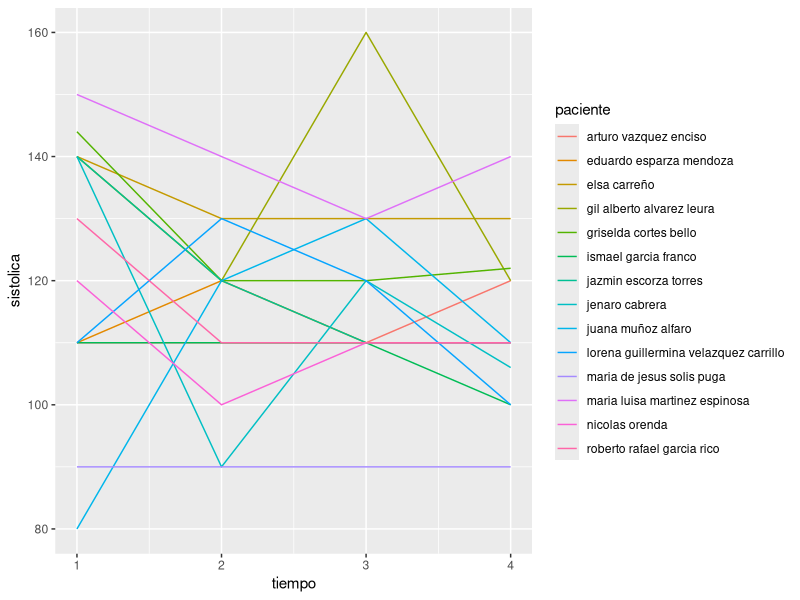
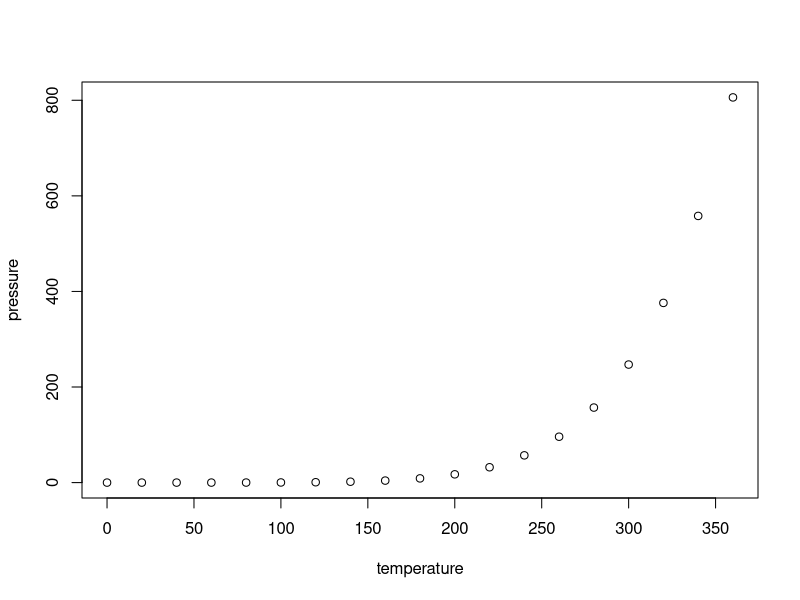

R code for these plots, in order:
## ---- chunk 1
library(readxl)

consulta <- list()
for (x in 1:4) {
  consulta[[x]] <- read_excel("CERCARDIO_inv _interna_DIAGNOSTICOS.xlsx", 
    sheet = paste0("Consulta ", x))
}


## ---- chunk 2
library("tidyverse")
consulta1 <- consulta[[1]]
consulta2 <- consulta[[2]]
consulta3 <- consulta[[3]]
consulta4 <- consulta[[4]]

consulta4 <- consulta4 %>% filter(!is.na(peso))
nombres <- consulta4$paciente

consulta4 <- consulta4 %>% filter(paciente %in% nombres)
consulta3 <- consulta3 %>% filter(paciente %in% nombres)
consulta2 <- consulta2 %>% filter(paciente %in% nombres)
consulta1 <- consulta1 %>% filter(paciente %in% nombres)


## ---- chunk 3
consulta4 <- consulta4 %>% separate(presion, sep = "/",
into = c("sistolica", "diastolica"))

consulta3 <- consulta3 %>% separate(presion, sep = "/",
into = c("sistolica", "diastolica"))

consulta2 <- consulta2 %>% separate(presion, sep = "/",
into = c("sistolica", "diastolica"))

consulta1 <- consulta1 %>% separate(presion, sep = "/",
into = c("sistolica", "diastolica"))
## ---- chunk 4

consulta1 <- consulta1 %>% select(paciente, sistolica)
consulta2 <- consulta2 %>% select(paciente, sistolica)
consulta3 <- consulta3 %>% select(paciente, sistolica)
consulta4 <- consulta4 %>% select(paciente, sistolica)

presion_dinamica <- consulta1 %>% left_join(consulta2,  by = c("paciente"), suffix = c("1","2"))

presion_dinamica <- presion_dinamica %>% left_join(consulta3,  by = c("paciente")) %>% rename(sistolica3 = sistolica)

presion_dinamica <- presion_dinamica %>% left_join(consulta4,  by = c("paciente")) %>% rename(sistolica4 = sistolica)

## ---- chunk 5

presion_dinamica.mtx <- as.matrix(presion_dinamica)
presion_dinamica <- t(presion_dinamica.mtx)
presion_dinamica <- as.data.frame(presion_dinamica)
my.names <- presion_dinamica[1,]
colnames(presion_dinamica) <- my.names
presion_dinamica <- presion_dinamica[-1,] 

presion_dinamica$tiempo <- 1:4

prueba <- pivot_longer(presion_dinamica, cols = 1:14, names_to ="paciente",
values_to = "sistolica")
prueba$tiempo <- as.numeric(prueba$tiempo)
prueba$sistolica <- as.numeric(prueba$sistolica)
## ---- chunk 6
prueba %>% 
  ggplot(aes(x = tiempo, y = sistolica, colour = paciente)) + geom_path()
## ---- chunk 7
plot(pressure)
